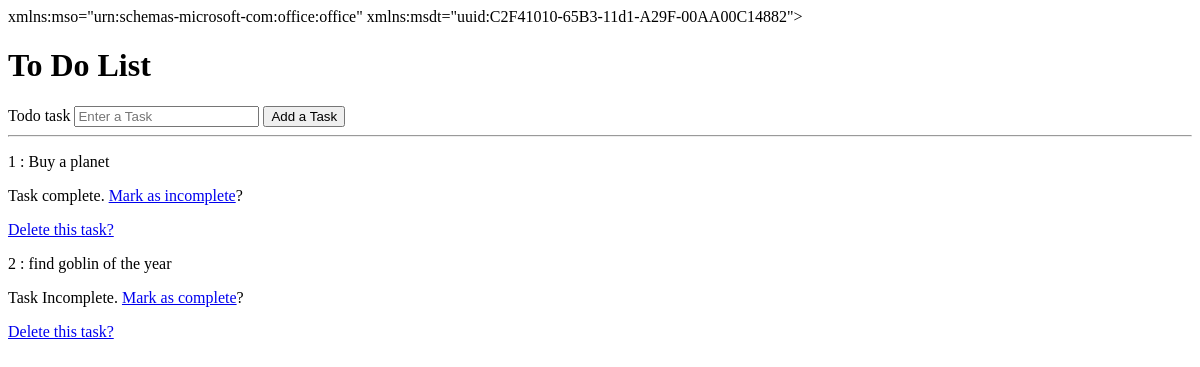
Before: / with the older database file.
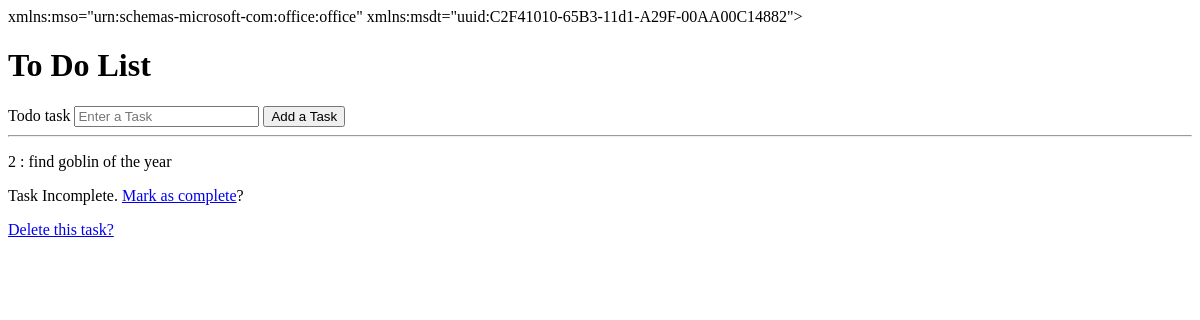
After: the same page with the newer database file.
### app.py (models this page shows)
class Todo(db.Model):
    id = db.Column(db.Integer, primary_key = True)
    task = db.Column(db.String(300), unique = True)
    complete = db.Column(db.Boolean, default=False)

### app.py (the view)
@app.route("/")
def home():
    todo_list = Todo.query.all()
    print(todo_list)
    return render_template("index.html",todo_list = todo_list)

### templates/index.html (shortened to what this page needs)
<!DOCTYPE html>
<html lang="en">
<head>
</head>
<body>
    <div>
        <h1>To Do List</h1>
        <form action="/add" method="post">
            <div>
                <label>Todo task</label>
                <input type="text" name="task" placeholder="Enter a Task">
                <button type="submit">Add a Task</button>
            </div>
        </form>
        <hr>
        {% for todo in todo_list %}
        <p>{{todo.id}} : {{todo.task}} </p>
        {% if todo.complete==False %}
        <p>Task Incomplete. <a href="/update/{{todo.id}}" >Mark as complete</a>?</p>
        {% else %}
        <p>Task complete. <a href="/update/{{todo.id}}" >Mark as incomplete</a>?</p>
        {% endif %}
        <a href="/delete/{{todo.id}}"> Delete this task?</a>
        {% endfor %}
    </div>
</body>
</html>

Changed rows visible on the page:
removed Todo: id "1", task "Buy a planet"
